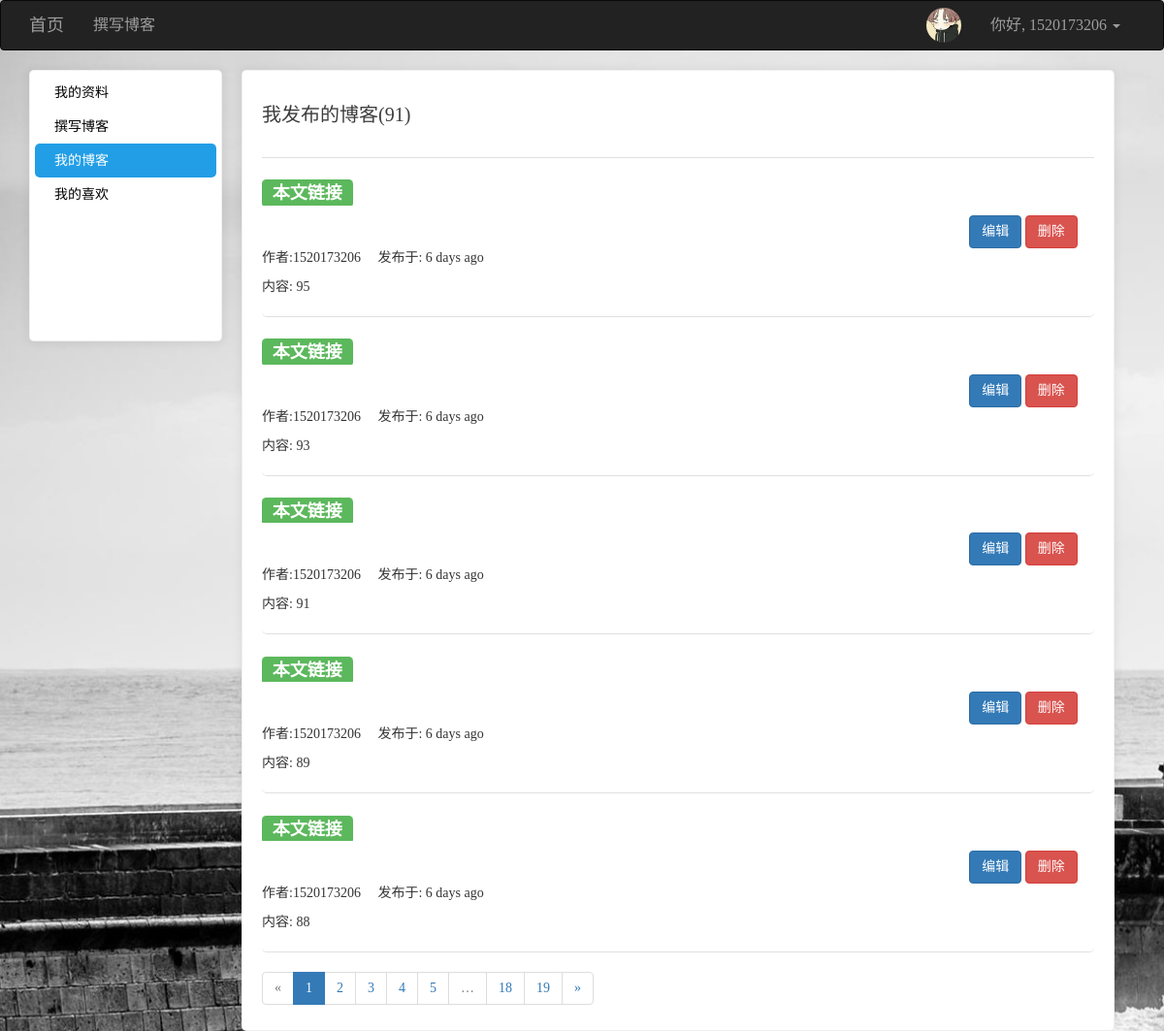
/user/my_blog/1520173206 (signed in), run on the app's committed database.
### app/models/users.py (models this page shows, shortened)
class User(UserMixin, db.Model):
    __tablename__ = 'users'
    id = db.Column(db.Integer, primary_key=True)
    username = db.Column(db.String(64), unique=True)
    password_hash = db.Column(db.String(128))
    email = db.Column(db.String(128), unique=True)
    confirmed = db.Column(db.Boolean, default=False)
    icon = db.Column(db.String(64), default='default.jpg')
    name = db.Column(db.String(64))
    location = db.Column(db.String(64))
    about_me = db.Column(db.Text())
    member_since = db.Column(db.DateTime(), default=datetime.utcnow)
    last_seen = db.Column(db.DateTime(), default=datetime.utcnow)
    posts = db.relationship('Posts', backref='user', lazy='dynamic', cascade='all, delete-orphan')
    favorites = db.relationship('Posts', secondary="collections", backref=db.backref('users', lazy='dynamic'), lazy='dynamic')
    comments = db.relationship('Comment', backref='user', lazy='dynamic', cascade='all, delete-orphan')
    @property
    def password(self):
        raise AttributeError('密码不可读')
    def ping(self):
        self.last_seen = datetime.utcnow()
        db.session.add(self)
        db.session.commit()

### app/models/posts.py (models this page shows, shortened)
class Posts(db.Model):
    __tablename__ = 'posts'
    id = db.Column(db.Integer, primary_key=True)
    rid = db.Column(db.Integer, index=True, default=0)
    content = db.Column(db.Text)
    timestamp = db.Column(db.DateTime, default=datetime.utcnow)
    uid = db.Column(db.Integer, db.ForeignKey('users.id', ondelete='CASCADE'))
    comments = db.relationship('Comment', backref='post', lazy='dynamic', cascade='all, delete-orphan')
    body_html = db.Column(db.Text)
    body_text = db.Column(db.Text)

### app/views/user.py (the view)
@user.route('/my_blog/<username>')
def my_blog(username):
    u = User.query.filter_by(username=username).first_or_404()
    page = request.args.get('page', 1, type=int)  # 用户想查看第几页
    pagination = u.posts.order_by(Posts.timestamp.desc()).paginate(page, per_page=5, error_out=False)
    posts = pagination.items
    return render_template('user/myblog.html', user=u, posts=posts, pagination=pagination)

### app/models/users.py (called while the page is built)
@loginmanager.user_loader
def user_loader(uid):
    return User.query.get(int(uid))

### app/views/user.py (called while the page is built)
@user.before_app_request
def before_request():
    if current_user.is_authenticated:
        current_user.ping()

### app/templates/user/myblog.html (shortened to what this page needs)
{% extends 'commons/base.html' %}
{% from 'commons/macro.html' import pagination_show %}
{% block styles %}
    {{ super() }}
{% endblock %}
{% block page_content %}
    <div class="left_cont" style="background: white" >
        <ul>
            <li class="side1"><a href="{{ url_for('user.index', username=user.username) }}" class="aside">{% if current_user.username == user.username %}我{% else %}Ta{% endif %}的资料</a></li>
            {% if current_user.username == user.username %}
                <li class="side2"><a href="{{ url_for('posts.index') }}" class="aside">撰写博客</a></li>
            {% endif %}
            <li class="side3"><a href="{{ url_for('user.my_blog', username=user.username) }}">{% if current_user.username == user.username %}我{% else %}Ta{% endif %}的博客</a></li>
            <li class="side4"><a href="{{ url_for('user.my_fav', username=user.username) }}">{% if current_user.username == user.username %}我{% else %}Ta{% endif %}的喜欢</a></li>
        </ul>
    </div>
    <div class="right_cont" style="background: white; border: 1px solid rgba(0, 0, 0, .06); padding: 0 20px; box-shadow: 0 1px 10px 2px rgba(0, 0, 0, .06); border-radius: 5px">
        <h3>{% if current_user.username == user.username %}我{% else %}Ta{% endif %}发布的博客({{ user.posts.count() }})</h3>
        <div class="book">
            <ul class=entries>
                {% for post in posts %}
                    <li>
                        <h1>
                            <a target="_blank" href="{{ url_for('posts.post_show', id=post.id) }}"><span class="label label-success">本文链接</span></a>
                        </h1>
                        {% if current_user.username == post.user.username %}
                            <a style="position: relative; left: 85%; top: 0px" href="{{ url_for('posts.edit', id=post.id) }}"><span class="btn btn-primary">编辑</span></a>
                            <a style="position: relative; left: 85%; top: 0px" href="{{ url_for('user.del_post', id=post.id) }}"><span class="btn btn-danger">删除</span></a>
                        {% endif %}
                        <br>
                        <span>作者:{{ post.user.username }}</span>&nbsp;&nbsp;&nbsp;&nbsp;&nbsp;<span>发布于: {{ moment(post.timestamp).fromNow() }}</span>
                        <p style="overflow: hidden; text-overflow: ellipsis; word-break: break-all">
                            {% if post.body_html %}
                                {{ post.body_text }}
                            {% else %}
                                {{ post.content }}
                            {% endif %}
                        </p>
                    </li>
                {% endfor %}
                {{ pagination_show(pagination,'user.my_blog',user.username) }}
            </ul>
        </div>
    </div>
{% endblock %}

### app/templates/commons/base.html (shortened to what this page needs)
{% extends 'bootstrap/base.html' %}
{% import 'bootstrap/wtf.html' as wtf %}
{% block navbar %}
    <nav class="navbar navbar-inverse" style="-webkit-user-select: none; font-size: 16px;">
        <div class="container">
            <div class="navbar-header">
                <a class="navbar-brand" href="{{ url_for('main.index') }}">首页</a>
            </div>
            <div class="collapse navbar-collapse">
                <ul class="nav navbar-nav">
                    {% if current_user.is_authenticated %}
                        <li><a href="{{ url_for('posts.index') }}">撰写博客</a></li>
                    {% endif %}
                </ul>
                <ul class="nav navbar-nav navbar-right">
                    {% if current_user.is_authenticated %}
                        <li>
                            <a href="{{ url_for('user.index', username=current_user.username) }}">
                                <img style="width: 36px; height: 36px; border-radius: 50%; float: left; margin-top: -8px" src="{{ url_for('static', filename='uploads/' + current_user.icon) }}" alt="...">
                            </a>
                        </li>
                        <li class="dropdown">
                            <a href="#" class="dropdown-toggle" data-toggle="dropdown" role="button" aria-haspopup="true"
                               aria-expanded="false">你好, {{ current_user.username }} <span class="caret"></span></a>
                        </li>
                    {% else %}
                        <li><a href="{{ url_for('user.register') }}">注册</a></li>
                        <li><a href="{{ url_for('user.login') }}">登录</a></li>
                    {% endif %}
                </ul>
            </div>
        </div>
    </nav>
{% endblock %}
{% block content %}
    <div class="container">
        {% block page_content %}
        {% endblock %}
    </div>
{% endblock %}
{% block styles %}
    {{ super() }}
{% endblock %}

### app/templates/commons/base.html (style rules this page uses)
body { font-family: "田氏宋体旧字形"; -webkit-user-select: none; background-image: url(/images/1214885.jpg); -webkit-background-size: cover; -o-background-size: cover; background-size: cover; z-index: -2; }

### app/templates/user/myblog.html (style rules this page uses)
.left_cont { width: 199px;height:280px;float: left; border: 1px solid rgba(0, 0, 0, .06); padding: 5px; box-shadow: 0 1px 10px 2px rgba(0, 0, 0, .06); border-radius: 5px }
.right_cont { width: 900px;margin: 0 20px; margin-bottom: 30px; display: inline-block }
h3 { font-size: 20px;color: #3d3d3d;height: 90px;line-height: 90px;border-bottom: 1px solid #e0e0e0;margin: 0; }
li, ul { padding: 0;margin: 0;list-style: none; border-radius: 5px }
.side1 a,.side2 a,.side3 a,.side4 a { font-size: 14px; color: black;display: inline-block;height: 35px;line-height: 35px;width: 100%; padding-left: 20px }
.side3 { background-color: #229EE6; }
.side3 a { color: white; }
.book { width: 100%; display: inline-block }
.book h1 { font-size: 24px;line-height: 1.2em; }
.book li { width: 100%; border-bottom: 1px solid #e0e0e0; margin-top: 20px }
h1 a { width: 11%; color: #428bca;text-decoration: none;display: -webkit-box;-webkit-box-orient: vertical;-webkit-line-clamp: 2;overflow: hidden; }
p { margin:10px 0 20px 0;display: -webkit-box;-webkit-box-orient: vertical;-webkit-line-clamp: 3;overflow: hidden; }

### data on the page
User: icon (placeholder picture), username "1520173206"
Posts: user.username "1520173206", timestamp "6 days ago", content "内容: 95"
Posts: user.username "1520173206", timestamp "6 days ago", content "内容: 93"
Posts: user.username "1520173206", timestamp "6 days ago", content "内容: 91"
Posts: user.username "1520173206", timestamp "6 days ago", content "内容: 89"
Posts: user.username "1520173206", timestamp "6 days ago", content "内容: 88"

### other printed values
{{ user.posts.count() }} "91"
{{ p }} "1"
{{ p }} "2" "3" "4" "5" "18" "19"
